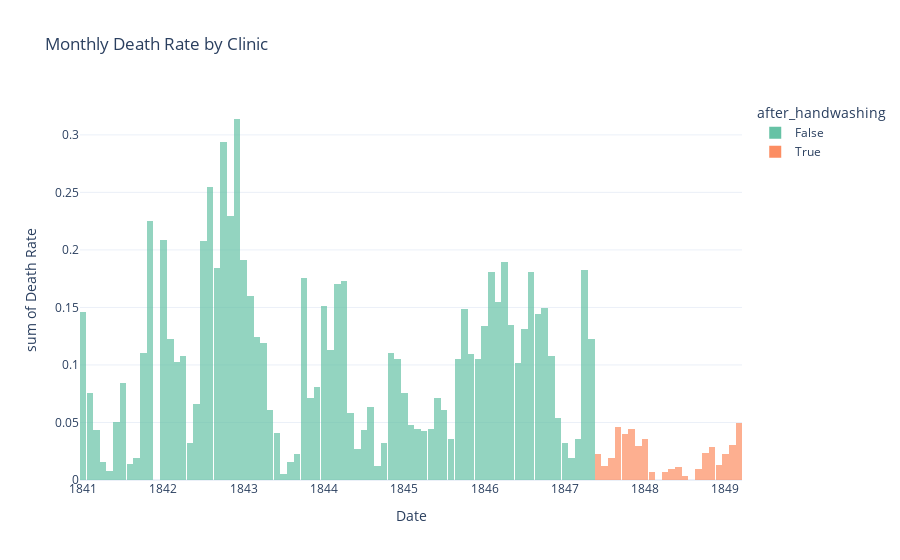

Notebook code for this chart:
### Markdown cell above
### Use Histograms to Visualise the Monthly Distribution of Outcomes

**Challenge**: Create a [plotly histogram](https://plotly.com/python/histograms/) to show the monthly percentage of deaths. 

* Use docs to check out the available parameters. Use the [`color` parameter](https://plotly.github.io/plotly.py-docs/generated/plotly.express.histogram.html) to display two overlapping histograms.
* The time period of handwashing is shorter than not handwashing. Change `histnorm` to `percent` to make the time periods comparable. 
* Make the histograms slighlty transparent
* Experiment with the number of bins on the histogram. Which number work well in communicating the range of outcomes?
* Just for fun, display your box plot on the top of the histogram using the `marginal` parameter.

### Code cell
px.histogram(df_monthly, x='date', y='pct_deaths', color='after_handwashing',
              title='Monthly Death Rate by Clinic',
              labels={'date': 'Date', 'pct_deaths': 'Death Rate'},
              color_discrete_sequence=px.colors.qualitative.Set2,
              template='plotly_white', nbins=100,opacity=0.7,
             )
